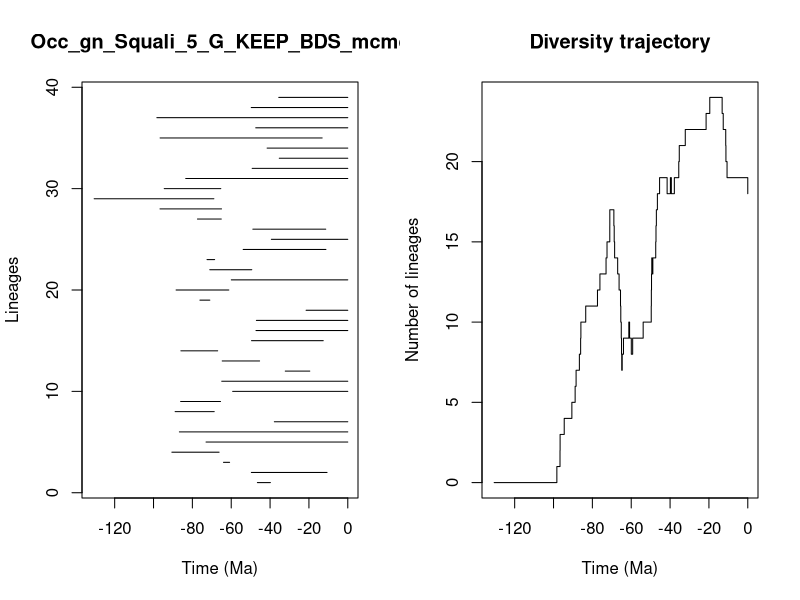

Source code (R):


pdf(file='../Results/Genus/5_MA_bins_EXT_EP/pyrate_mcmc_logs/Occ_gn_Squali_5_G_KEEP_BDS_mcmc_LTT.pdf',width=0.6*20, height=0.6*10)
title = "Occ_gn_Squali_5_G_KEEP_BDS_mcmc"
ts=c(46.528771462523295, 49.63865583377486,63.98200072795777,90.55792541543337,72.96062940493941,86.68806116444932,37.7998376577448,88.87180674667623,86.0418207355656,59.25625748509139,64.88387764773381,32.175193570629254,64.63990034363451,85.91263681114026,49.5509647832892,47.250040157027385,47.0555641389648,21.45642614410267,76.11570445462606,88.37960319697207,59.957320232179164,71.03509222697478,72.46211498490287,53.852720532161634,39.343735876408005,48.86869698976078,77.3740381386925,96.66158646846169,130.55461553334456,94.4908326448785,83.42168160178069,49.2159724000262,35.26474665536084,41.5202733411514,96.61209610231545,47.38576603637199,98.2808395618224,49.70026519743642,35.528146538852816)
te=c(39.83429441051167, 10.669358087786225,60.84307759020703,66.24979710321054,0.0,0.0,0.0,68.75926487153683,65.51683919373829,0.0,0.0,19.562189839161697,45.40430061089241,66.98009503608412,12.637042935261267,0.0,0.0,0.0,71.01903154489898,61.23721538370449,0.0,49.41955488239716,68.54347589699593,11.2488339992888,0.0,11.347421056363027,65.1196812820418,64.99675288126453,68.93616980694273,65.3727350234302,0.0,0.0,0.0,0.0,13.195603756828502,0.0,0.0,0.0,0.0)
div_traj=c(0, 1,2,3,4,5,6,7,8,9,10,11,12,13,14,15,16,17,16,15,14,13,12,11,10,9,8,7,8,9,10,9,8,9,10,11,12,13,14,13,14,15,16,17,18,19,18,19,18,19,20,21,22,23,24,23,22,21,20,19,18)
time_events=c(130.55461553334456, 98.2808395618224,96.66158646846169,96.61209610231545,94.4908326448785,90.55792541543337,88.87180674667623,88.37960319697207,86.68806116444932,86.0418207355656,85.91263681114026,83.42168160178069,77.3740381386925,76.11570445462606,72.96062940493941,72.46211498490287,71.03509222697478,71.01903154489898,68.93616980694273,68.75926487153683,68.54347589699593,66.98009503608412,66.24979710321054,65.51683919373829,65.3727350234302,65.1196812820418,64.99675288126453,64.88387764773381,64.63990034363451,63.98200072795777,61.23721538370449,60.84307759020703,59.957320232179164,59.25625748509139,53.852720532161634,49.70026519743642,49.63865583377486,49.5509647832892,49.41955488239716,49.2159724000262,48.86869698976078,47.38576603637199,47.250040157027385,47.0555641389648,46.528771462523295,45.40430061089241,41.5202733411514,39.83429441051167,39.343735876408005,37.7998376577448,35.528146538852816,35.26474665536084,32.175193570629254,21.45642614410267,19.562189839161697,13.195603756828502,12.637042935261267,11.347421056363027,11.2488339992888,10.669358087786225,0.0)
                par(mfrow=c(1,2))
                L = length(ts)
                plot(ts, 1:L , xlim=c(-max(ts)-1,0), pch=20, type="n", main=title,xlab="Time (Ma)",ylab="Lineages")
                for (i in 1:L){segments(x0=-te[i],y0=i,x1=-ts[i],y1=i)}    
                t = -time_events
                plot(div_traj ~ t,type="s", main = "Diversity trajectory",xlab="Time (Ma)",ylab="Number of lineages",xlim=c(-max(ts)-1,0))
                abline(v=c(65,200,251,367,445),lty=2,col="gray")
                
